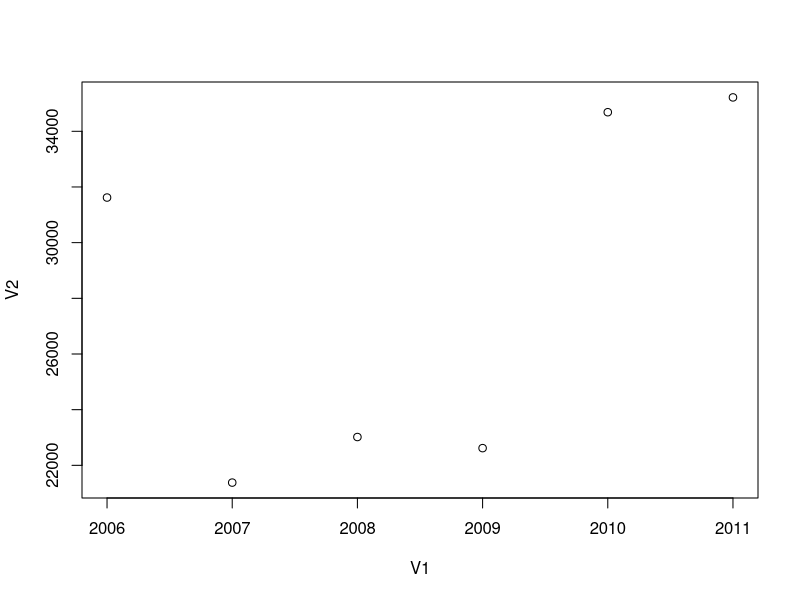

Reproduce this figure in R.
#Cago
#Lincoln-Peterson

dat <- read.csv("cago_cap_history.csv")

Nhat <- as.data.frame(matrix(ncol=2, nrow=(2011-2005)))
Nhat[,1] <- seq(2006,2011)

for(i in 1:6){
    Nhat[i,2] <- sum(dat[,(i+3)])*sum(dat[,(i+4)])/sum(ifelse(dat[,(i+3)]&dat[,(i+4)]==1,1,0))
}


plot(Nhat)
write.csv(Nhat, "cago_nhat_lincoln_peterson.csv")
